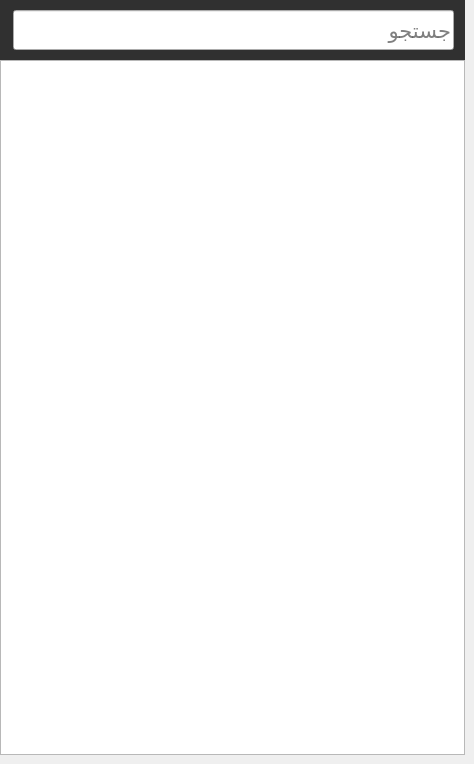
    <widget class="QWidget" name="page_Ads">
     <widget class="QListWidget" name="listWidget">
      <property name="geometry">
       <rect>
        <x>0</x>
        <y>60</y>
        <width>465</width>
        <height>695</height>
       </rect>
      </property>
      <property name="font">
       <font>
        <family>B Nazanin</family>
        <pointsize>14</pointsize>
        <weight>75</weight>
        <bold>true</bold>
       </font>
      </property>
      <property name="cursor" stdset="0">
       <cursorShape>ArrowCursor</cursorShape>
      </property>
      <property name="layoutDirection">
       <enum>Qt::LeftToRight</enum>
      </property>
      <property name="editTriggers">
       <set>QAbstractItemView::NoEditTriggers</set>
      </property>
      <property name="verticalScrollMode">
       <enum>QAbstractItemView::ScrollPerPixel</enum>
      </property>
      <property name="horizontalScrollMode">
       <enum>QAbstractItemView::ScrollPerPixel</enum>
      </property>
      <property name="viewMode">
       <enum>QListView::ListMode</enum>
      </property>
      <property name="wordWrap">
       <bool>true</bool>
      </property>
      <property name="itemAlignment">
       <set>Qt::AlignCenter</set>
      </property>
      <property name="sortingEnabled">
       <bool>false</bool>
      </property>
     </widget>
     <widget class="QLineEdit" name="lineEdit_search">
      <property name="geometry">
       <rect>
        <x>13</x>
        <y>10</y>
        <width>441</width>
        <height>40</height>
       </rect>
      </property>
      <property name="font">
       <font>
        <family>B Nazanin</family>
        <pointsize>16</pointsize>
       </font>
      </property>
      <property name="placeholderText">
       <string>جستجو</string>
      </property>
      <property name="clearButtonEnabled">
       <bool>true</bool>
      </property>
     </widget>
     <widget class="QLabel" name="bellowButtonLabel_6">
      <property name="geometry">
       <rect>
        <x>0</x>
        <y>0</y>
        <width>465</width>
        <height>60</height>
       </rect>
      </property>
      <property name="autoFillBackground">
       <bool>false</bool>
      </property>
      <property name="styleSheet">
       <string notr="true">background-color: #303030</string>
      </property>
      <property name="text">
       <string/>
      </property>
     </widget>
     <zorder>bellowButtonLabel_6</zorder>
     <zorder>listWidget</zorder>
     <zorder>lineEdit_search</zorder>
    </widget>
